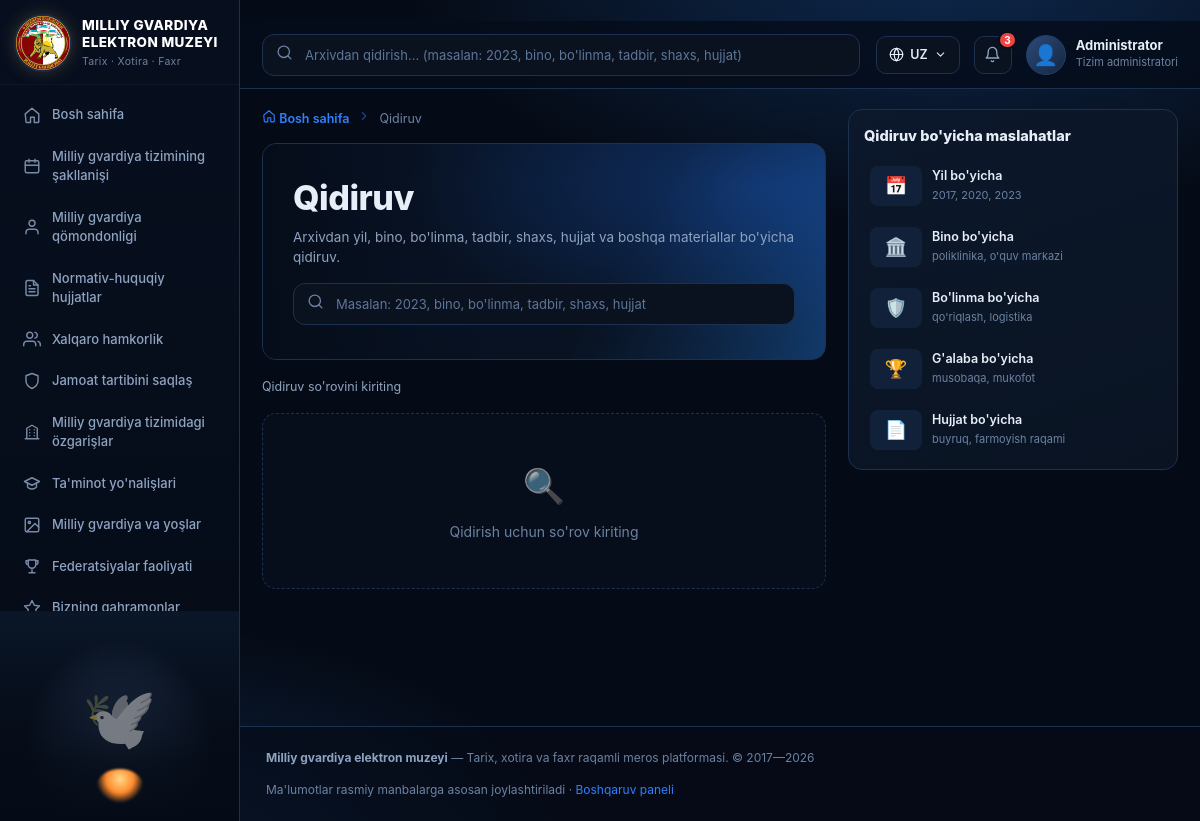
/qidiruv/, run on the app's committed database.
### core/models.py (models this page shows, shortened)
class TimeStampedModel(models.Model):
    created_at = models.DateTimeField("Yaratilgan sana", auto_now_add=True)
    updated_at = models.DateTimeField("Yangilangan sana", auto_now=True)
    class Meta:
        abstract = True

class Direction(TimeStampedModel):
    number = models.PositiveIntegerField("Raqam", unique=True)
    title = models.CharField("Nomi", max_length=255)
    description = models.TextField("Tavsif", blank=True)
    icon = models.CharField("Belgi (svg nomi)", max_length=40, default="star")
    url = models.CharField(
        "Havola (URL nomi)", max_length=100, blank=True, default="core:yonalishlar",
    )
    class Meta:
        verbose_name = "Yo'nalish"
        verbose_name_plural = "Yo'nalishlar"
        ordering = ["number"]

### core/views.py (the view, shortened to what this page needs)
# urls.py: path("qidiruv/", views.qidiruv, name="qidiruv"),
def qidiruv(request):
    q = request.GET.get("q", "").strip()
    results = []
    ctx = {"active": "qidiruv", "q": q, "results": results, "count": len(results)}
    return render(request, "core/qidiruv.html", ctx)

### core/context_processors.py (called while the page is built)
def site_globals(request):
    menu = [{"name": "Bosh sahifa", "url": "core:home", "icon": "home"}]
    for direction in Direction.objects.all().order_by("number"):
        menu.append(
            {
                "name": direction.title,
                "url": direction.url or "core:yonalishlar",
                "icon": direction.icon or "star",
            }
        )
    if not request.session.session_key:
        request.session.create()
    bookmark_count = Bookmark.objects.filter(
        session_key=request.session.session_key
    ).count()
    return {
        "MENU": menu,
        "DIRECTIONS": Direction.objects.all()[:10],
        "DEPARTMENT_LIST": Department.objects.all()[:20],
        "BOOKMARK_COUNT": bookmark_count,
        "SITE_TITLE": "Milliy gvardiya elektron muzeyi",
        "MEDIA_URL": settings.MEDIA_URL,
    }

### core/templatetags/mg_tags.py (called while the page is built)
@register.inclusion_tag("includes/icon.html", takes_context=True)
def svg(context, name, size=18):
    return {"path": ICONS.get(name, ""), "size": size}

@register.filter
def split(value, sep=" "):
    if value is None:
        return []
    return str(value).split(sep)

### core/templates/core/qidiruv.html (shortened to what this page needs)
{% extends "base.html" %}
{% load mg_tags %}
{% block breadcrumb %}
<nav class="breadcrumb">
  <a href="{% url 'core:home' %}">{% svg 'home' 13 %} Bosh sahifa</a>
  <span class="breadcrumb__sep">{% svg 'chev' 12 %}</span>
  <span>Qidiruv</span>
</nav>
{% endblock %}
{% block content %}
<section class="hero">
  <h1 class="page-title">Qidiruv</h1>
  <p class="page-sub">Arxivdan yil, bino, bo'linma, tadbir, shaxs, hujjat va boshqa materiallar bo'yicha qidiruv.</p>
  <form method="get" class="search" style="max-width:100%;margin-top:16px">
    <span class="search__icon">{% svg 'search' 17 %}</span>
    <input type="search" name="q" value="{{ q }}" placeholder="Masalan: 2023, bino, bo'linma, tadbir, shaxs, hujjat" autofocus>
  </form>
</section>
<div class="chips">
  <span class="text-muted" style="font-size:12.5px">
    {% if q %}<b class="text-accent">{{ count }}</b> ta natija topildi: «{{ q }}»{% else %}Qidiruv so'rovini kiriting{% endif %}
  </span>
</div>
<div class="grid grid--3">
  {% for r in results %}
  <a class="card" href="{{ r.url }}">
    <div class="card__media" style="aspect-ratio:16/9">
      <div class="ph" style="background:{% if r.image %}url('{{ r.image.url }}') center/cover{% else %}{{ r.title|gradient }}{% endif %}"></div>
      <span class="card__type" style="background:#1d4ed8">{{ r.kind }}</span>
    </div>
    <div class="card__body">
      <div class="card__title">{{ r.title }}</div>
      {% if r.date %}<div class="card__date">{{ r.date }}</div>{% endif %}
      {% if r.meta %}<div class="card__date">{{ r.meta }}</div>{% endif %}
    </div>
    <div class="card__meta">
      <span>{% svg 'search' 12 %} Qidiruv natijasi</span>
      <span class="push card__arrow">{% svg 'arrow' 13 %}</span>
    </div>
  </a>
  {% empty %}
  <div class="empty" style="grid-column:1/-1">
    <div class="empty__icon">🔍</div>
    {% if q %}«{{ q }}» bo'yicha natija topilmadi{% else %}Qidirish uchun so'rov kiriting{% endif %}
  </div>
  {% endfor %}
</div>
{% endblock %}
{% block rightbar %}
<aside class="rpanel">
  <div class="panel">
    <div class="panel__head"><div class="panel__title">Qidiruv bo'yicha maslahatlar</div></div>
    <div class="mini-list">
      <div class="mini"><span class="mini__img" style="display:grid;place-items:center;font-size:18px">📅</span><span><div class="mini__title">Yil bo'yicha</div><div class="mini__sub">2017, 2020, 2023</div></span></div>
      <div class="mini"><span class="mini__img" style="display:grid;place-items:center;font-size:18px">🏛️</span><span><div class="mini__title">Bino bo'yicha</div><div class="mini__sub">poliklinika, o'quv markazi</div></span></div>
      <div class="mini"><span class="mini__img" style="display:grid;place-items:center;font-size:18px">🛡️</span><span><div class="mini__title">Bo'linma bo'yicha</div><div class="mini__sub">qo'riqlash, logistika</div></span></div>
      <div class="mini"><span class="mini__img" style="display:grid;place-items:center;font-size:18px">🏆</span><span><div class="mini__title">G'alaba bo'yicha</div><div class="mini__sub">musobaqa, mukofot</div></span></div>
      <div class="mini"><span class="mini__img" style="display:grid;place-items:center;font-size:18px">📄</span><span><div class="mini__title">Hujjat bo'yicha</div><div class="mini__sub">buyruq, farmoyish raqami</div></span></div>
    </div>
  </div>
</aside>
{% endblock %}

### core/templates/base.html (shortened to what this page needs)
{% load static %}{% load mg_tags %}<!DOCTYPE html>
<html lang="uz">
<head>
  <link rel="stylesheet" href="{% static 'css/style.css' %}">
</head>
<body>
{% if active == 'landing' %}
  {% block landing %}{% endblock %}
{% else %}
<aside class="sidebar" id="sidebar">
  <a class="brand" href="{% url 'core:home' %}">
    <div class="brand__logo"><img src="{% static 'img/ico.png' %}"></div>
    <div class="brand__text">
      <div class="brand__title">Milliy gvardiya<br>elektron muzeyi</div>
      <div class="brand__subtitle">Tarix · Xotira · Faxr</div>
    </div>
  </a>
  <nav class="nav">
    {% for item in MENU %}
      {% with url_name=item.url|split:':' %}
      <a class="nav__item{% if active == url_name.1 %} is-active{% endif %}" href="{% url item.url %}">
        {% svg item.icon %} <span>{{ item.name }}</span>
      </a>
      {% endwith %}
    {% endfor %}
  </nav>
  <div class="sidebar__memorial" title="Milliy gvardiya xotirasi"></div>
</aside>
<div class="shell">
  <header class="header">
    <form class="search" action="{% url 'core:qidiruv' %}" method="get">
      <span class="search__icon">{% svg 'search' 17 %}</span>
      <input type="search" name="q" value="{{ request.GET.q|default:'' }}" placeholder="Arxivdan qidirish... (masalan: 2023, bino, bo'linma, tadbir, shaxs, hujjat)">
    </form>
    <div class="header__right">
      <button class="lang">{% svg 'globe' 15 %} UZ {% svg 'chevD' 13 %}</button>
      <button class="bell" title="Bildirishnomalar">{% svg 'bell' 17 %}<span class="bell__count">3</span></button>
      <div class="user">
        <div class="user__avatar">👤</div>
        <div class="user__meta">
          <div class="user__name">Administrator</div>
          <div class="user__role">Tizim administratori</div>
        </div>
      </div>
    </div>
  </header>
  <main class="layout{% block layout_class %}{% endblock %}">
    <div>
      {% block breadcrumb %}{% endblock %}
      {% block content %}{% endblock %}
    </div>
    {% block rightbar %}{% endblock %}
  </main>
  <footer class="footer">
    <div><b>Milliy gvardiya elektron muzeyi</b> — Tarix, xotira va faxr raqamli meros platformasi. © 2017—2026</div>
    <div>Ma'lumotlar rasmiy manbalarga asosan joylashtiriladi · <a href="/admin/" class="text-accent">Boshqaruv paneli</a></div>
  </footer>
</div>
{% endif %}
</body>
</html>

### data on the page
Direction: url "core:yillar" (drawn), name "Milliy gvardiya tizimining şakllanişi"
Direction: url "core:shaxslar" (drawn), name "Milliy gvardiya qömondonligi"
Direction: url "core:hujjatlar" (drawn), name "Normativ-huquqiy hujjatlar"
Direction: url "core:tadbirlar" (drawn), name "Xalqaro hamkorlik"
Direction: url "core:bolinmalar" (drawn), name "Jamoat tartibini saqlaş"
Direction: url "core:binolar" (drawn), name "Milliy gvardiya tizimidagi özgarişlar"
Direction: url "core:talim" (drawn), name "Ta'minot yo'nalişlari"
Direction: url "core:galereya" (drawn), name "Milliy gvardiya va yoşlar"
Direction: url "core:galabalar" (drawn), name "Federatsiyalar faoliyati"
Direction: url "core:sanalar" (drawn), name "Bizning qahramonlar"

### other printed values
{{ item.name }} "Bosh sahifa"
